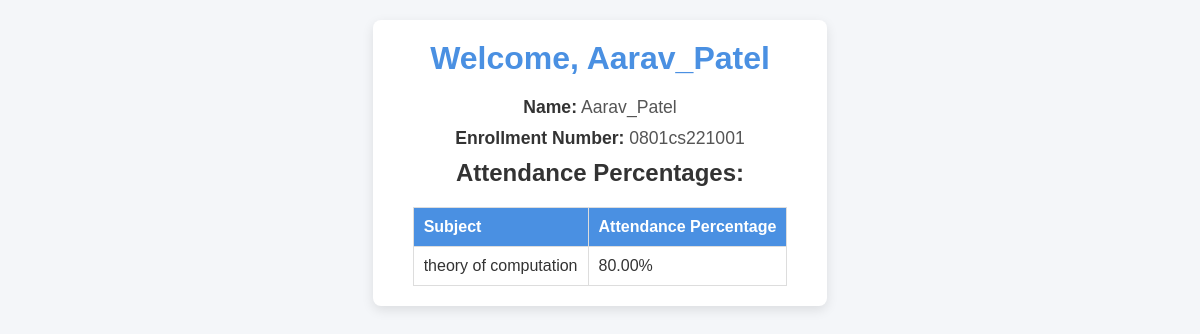
The page /student-dashboard/ (signed in) on the database its author committed.
### students/models.py (models this page shows, shortened)
class Student(models.Model):
    user = models.OneToOneField(User, on_delete=models.CASCADE)
    email = models.EmailField(unique=True)
    batch = models.CharField(max_length=10)
    branch = models.CharField(max_length=50)
    enrollment_no = models.CharField(max_length=15, unique=True)
    semester = models.CharField(max_length=10)

class Subject(models.Model):
    name = models.CharField(max_length=100)  # Name of the subject
    code = models.CharField(max_length=10, unique=True)  # Unique code for each subject

### students/views.py (the view)
# urls.py: path('student-dashboard/', student_dashboard, name='student_dashboard'),
@login_required
def student_dashboard(request):
    student = Student.objects.get(user=request.user)
    subject_attendance_records = SubjectAttendance.objects.filter(attendance__student=student)
    attendance_data = []
    for record in subject_attendance_records:
        total_classes = record.total_classes
        present_classes = record.present_classes
        attendance_percentage = (present_classes / total_classes * 100) if total_classes > 0 else 0
        attendance_data.append({
            'subject': record.subject.name,  # Assuming the Subject model has a 'name' field
            'attendance_percentage': attendance_percentage,
        })
    context = {
        'student': student,
        'attendance_data': attendance_data,
    }
    return render(request, 'students/student_dashboard.html', context)

### students/templates/students/student_dashboard.html (shortened to what this page needs)
<!DOCTYPE html>
<html lang="en">
<head>
</head>
<body>
    <div class="container">
        <h1>Welcome, {{ student.user.username }}</h1>
        <p><strong>Name:</strong> {{ student.user.username }}</p>
        <p><strong>Enrollment Number:</strong> {{ student.enrollment_no }}</p>
        <h2>Attendance Percentages:</h2>
        <table>
            <thead>
                <tr>
                    <th>Subject</th>
                    <th>Attendance Percentage</th>
                </tr>
            </thead>
            <tbody>
                {% for record in attendance_data %}
                    <tr>
                        <td>{{ record.subject }}</td>
                        <td>{{ record.attendance_percentage|floatformat:2 }}%</td>
                    </tr>
                {% empty %}
                    <tr>
                        <td colspan="2">No attendance records found.</td>
                    </tr>
                {% endfor %}
            </tbody>
        </table>
    </div>
</body>
</html>

### students/templates/students/student_dashboard.html (style rules this page uses)
* { margin: 0; padding: 0; box-sizing: border-box; }
body { font-family: Arial, sans-serif; background-color: #f4f6f9; color: #333; display: flex; justify-content: center; align-items: flex-start; height: 100vh; margin: 0; padding: 20px; }
.container { background-color: #fff; padding: 20px 40px; border-radius: 8px; box-shadow: 0 4px 12px rgba(0, 0, 0, 0.1); max-width: 500px; text-align: center; }
h1 { color: #4A90E2; font-size: 2em; margin-bottom: 20px; }
p { margin: 10px 0; font-size: 1.1em; color: #555; }
p strong { color: #333; }
table { width: 100%; margin-top: 20px; border-collapse: collapse; }
th, td { padding: 10px; text-align: left; border: 1px solid #ddd; }
th { background-color: #4A90E2; color: white; }

### rows shown on the page
Student: user.username "Aarav_Patel", enrollment_no "0801cs221001"
Subject: subject "theory of computation"

### other values the page prints
{{ record.attendance_percentage|floatformat:2 }} "80.00"
